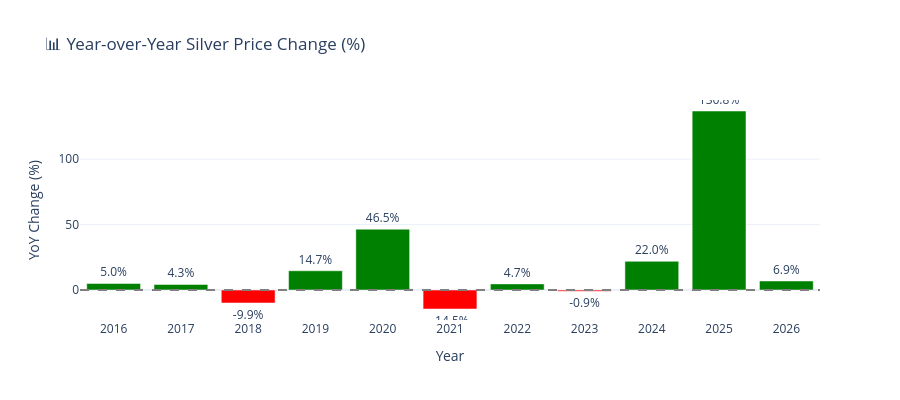

This figure's notebook cell:
### Markdown cell above
### 📈 Reasons for Silver Price Increase in 2024-2026

| Factor | Description | Impact |
|--------|-------------|--------|
| **🌞 Solar Energy Boom** | Silver is essential for photovoltaic cells. Global solar capacity is expanding rapidly. | **HIGH** |
| **🚗 Electric Vehicles** | EVs use 25-50g of silver per unit. EV adoption is accelerating globally. | **HIGH** |
| **📱 5G Technology** | Silver is used in 5G infrastructure and electronics. | **MEDIUM** |
| **🏦 Inflation Hedge** | Investors seek precious metals as protection against currency devaluation. | **HIGH** |
| **⛏️ Supply Constraints** | Mining production has plateaued while demand grows. | **HIGH** |
| **🌍 Geopolitical Tensions** | Global uncertainties drive safe-haven demand. | **MEDIUM** |
| **🏭 Industrial Revival** | Post-pandemic industrial recovery increases silver consumption. | **MEDIUM** |
| **📊 Investment Demand** | ETFs and institutional investors increasing silver allocations. | **HIGH** |

### Code cell
# Year-over-Year Growth Analysis
yoy_data = yearly_stats[['Year Start', 'Year End', 'YoY Change (%)']].reset_index()

fig = go.Figure()

colors = ['green' if x > 0 else 'red' for x in yoy_data['YoY Change (%)']]

fig.add_trace(go.Bar(
    x=yoy_data['Year'].astype(str),
    y=yoy_data['YoY Change (%)'],
    marker_color=colors,
    text=yoy_data['YoY Change (%)'].round(1).astype(str) + '%',
    textposition='outside'
))

fig.update_layout(
    title='📊 Year-over-Year Silver Price Change (%)',
    xaxis_title='Year',
    yaxis_title='YoY Change (%)',
    height=400,
    template='plotly_white'
)

fig.add_hline(y=0, line_dash="dash", line_color="gray")
fig.show()

# Print summary
print("📊 YEARLY PERFORMANCE SUMMARY")
print("=" * 60)
positive_years = (yoy_data['YoY Change (%)'] > 0).sum()
negative_years = (yoy_data['YoY Change (%)'] < 0).sum()
print(f"Positive Years: {positive_years}")
print(f"Negative Years: {negative_years}")
print(f"Best Year: {yoy_data.loc[yoy_data['YoY Change (%)'].idxmax(), 'Year']} ({yoy_data['YoY Change (%)'].max():.1f}%)")
print(f"Worst Year: {yoy_data.loc[yoy_data['YoY Change (%)'].idxmin(), 'Year']} ({yoy_data['YoY Change (%)'].min():.1f}%)")

### Figure 1 — Plotly figure (JSON) as saved in the notebook; plotly's stock layout.template omitted (floating-point values rounded to 4 significant figures)
{"data": [{"marker": {"color": ["green", "green", "red", "green", "green", "red", "green", "red", "green", "green", "green"]}, "text": ["5.0%", "4.3%", "-9.9%", "14.7%", "46.5%", "-14.5%", "4.7%", "-0.9%", "22.0%", "136.8%", "6.9%"], "textposition": "outside", "type": "bar", "x": ["2016", "2017", "2018", "2019", "2020", "2021", "2022", "2023", "2024", "2025", "2026"], "y": [5.01, 4.28, -9.87, 14.74, 46.52, -14.48, 4.7, -0.87, 21.96, 136.8, 6.94]}], "layout": {"height": 400, "shapes": [{"line": {"color": "gray", "dash": "dash"}, "type": "line", "x0": 0, "x1": 1, "xref": "x domain", "y0": 0, "y1": 0, "yref": "y"}], "title": {"text": "📊 Year-over-Year Silver Price Change (%)"}, "xaxis": {"title": {"text": "Year"}}, "yaxis": {"title": {"text": "YoY Change (%)"}}}}
